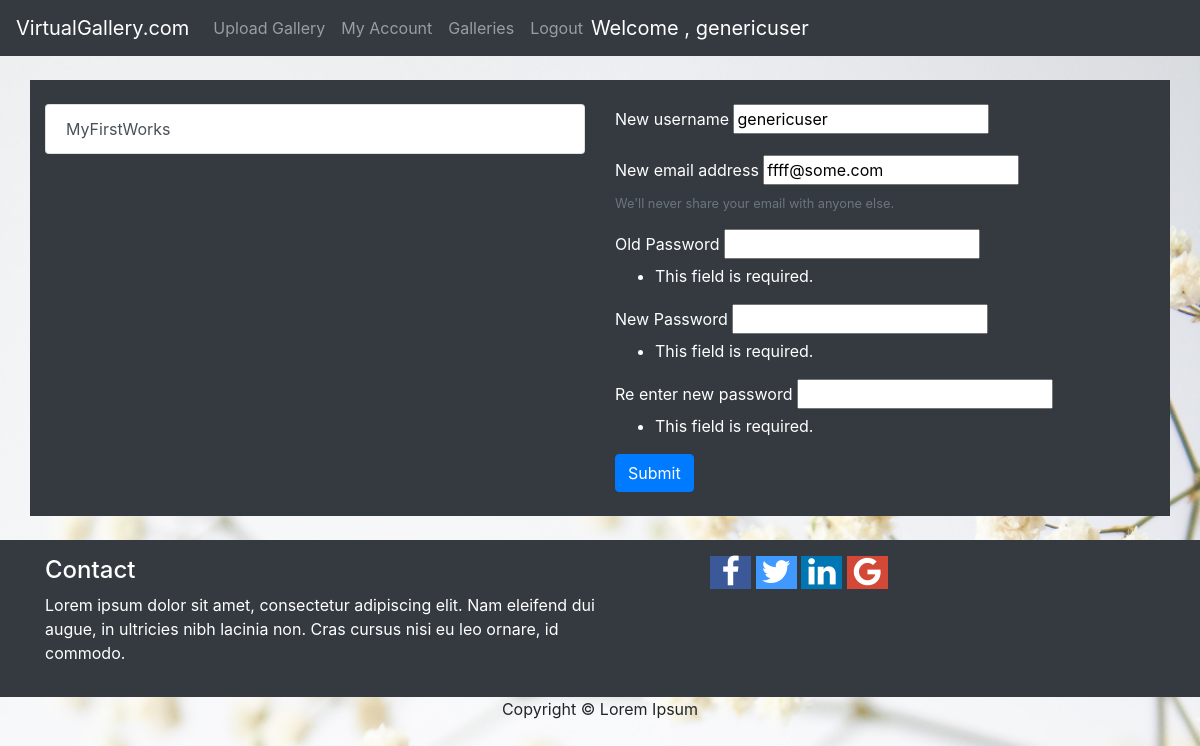
/myaccount/ (signed in), run on an earlier commit of the app's database.
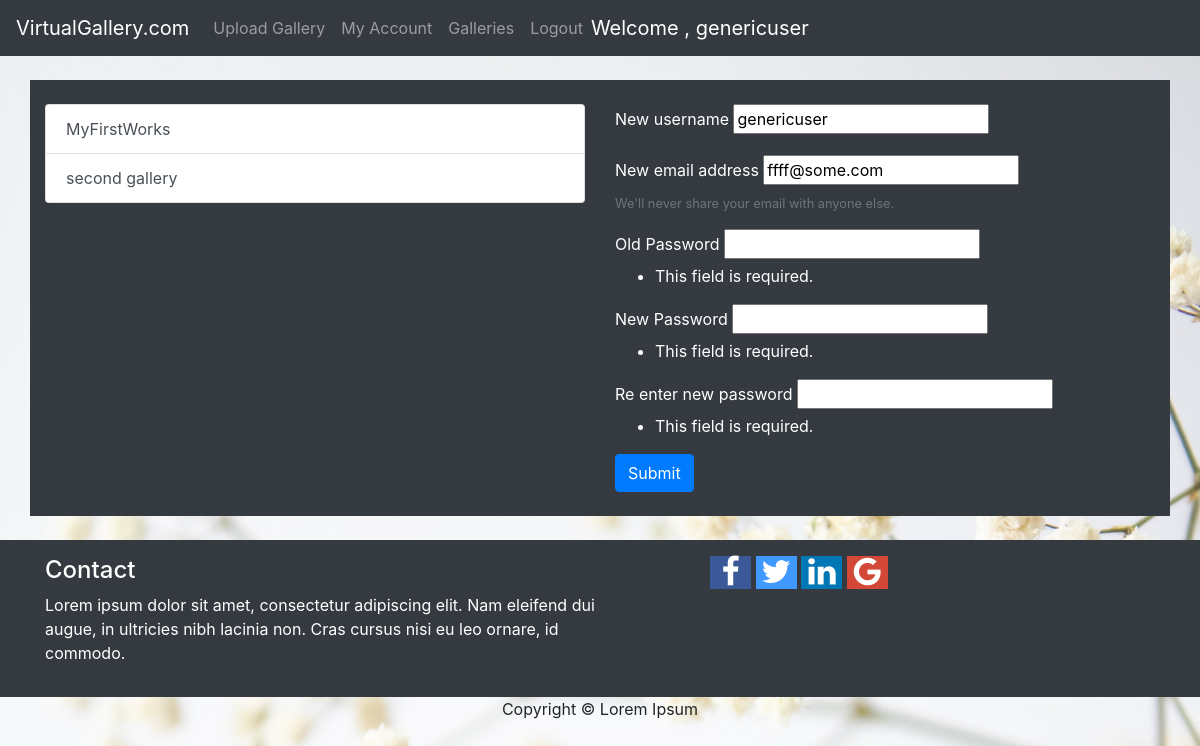
And on a later commit of the database.
### mainapp/models.py (models this page shows)
class Gallery(models.Model):
    galleryName = models.CharField(max_length=255,null=True)
    galleryDescription = models.TextField()
    contactInfo = models.CharField(max_length=500,null=True)
    ouruser = models.ForeignKey(ourUser,null=True,on_delete= models.CASCADE)
    def __str__(self):
        return self.galleryName

### mainapp/views.py (the view, shortened to what this page needs)
# urls.py: path('myaccount/',views.myaccount ,name='myaccount'), #User_My Account
@login_required
def myaccount(request):
    ruser = request.user.ouruser
    mygals = Gallery.objects.filter(ouruser=ruser)
    form = ChangeInfoForm(instance=ruser)
    formi = PasswordChangeForm(data=request.POST, user=request.user)
    context = {'form': form , 'formi':formi , 'mygals':mygals}
    return render(request,'mainapp/myaccount.html', context)

### mainapp/forms.py
class ChangeInfoForm(ModelForm):
    class Meta:
        model = ourUser
        fields = ['username','email']

### mainapp/templates/mainapp/myaccount.html (shortened to what this page needs)
{% extends  'mainapp/main.html' %}
{% block content%}
{% load static %}
<div class="container bg-dark text-white">
    <div class="row">
        <div class="col-md-6">
            <div class="list-group">
                {% for i in mygals %}
                <a href="{% url 'galleryname' i.id %}" class="list-group-item list-group-item-action">{{i}}</a>
                {% endfor %}
            </div>
        </div>
        <div class="col-md-6">
            <form method="POST">
                <div class="form-group">
                    <label>New username</label>
                    {{form.username}}
                </div>
                <div class="form-group">
                    <label>New email address</label>
                    {{form.email}}
                    <small id="emailHelp" class="form-text text-muted">We'll never share your email with anyone
                        else.</small>
                </div>
                <div class="form-group">
                    <label >Old Password</label>
                    {{ formi.old_password }}
                    {{ formi.old_password.errors }}
                </div>
                <div class="form-group">
                    <label>New Password</label>
                    {{ formi.new_password1 }}
                    {{ formi.new_password1.errors }}
                </div>
                <div class="form-group">
                    <label>Re enter new password</label>
                    {{ formi.new_password2 }}
                    {{ formi.new_password2.errors }}
                </div>
                <button type="submit" class="btn btn-primary">Submit</button>
            </form>
        </div>
    </div>
</div>
{% endblock %}

What changed in the data, as far as the page shows it:
added Gallery: galleryName "second gallery"
